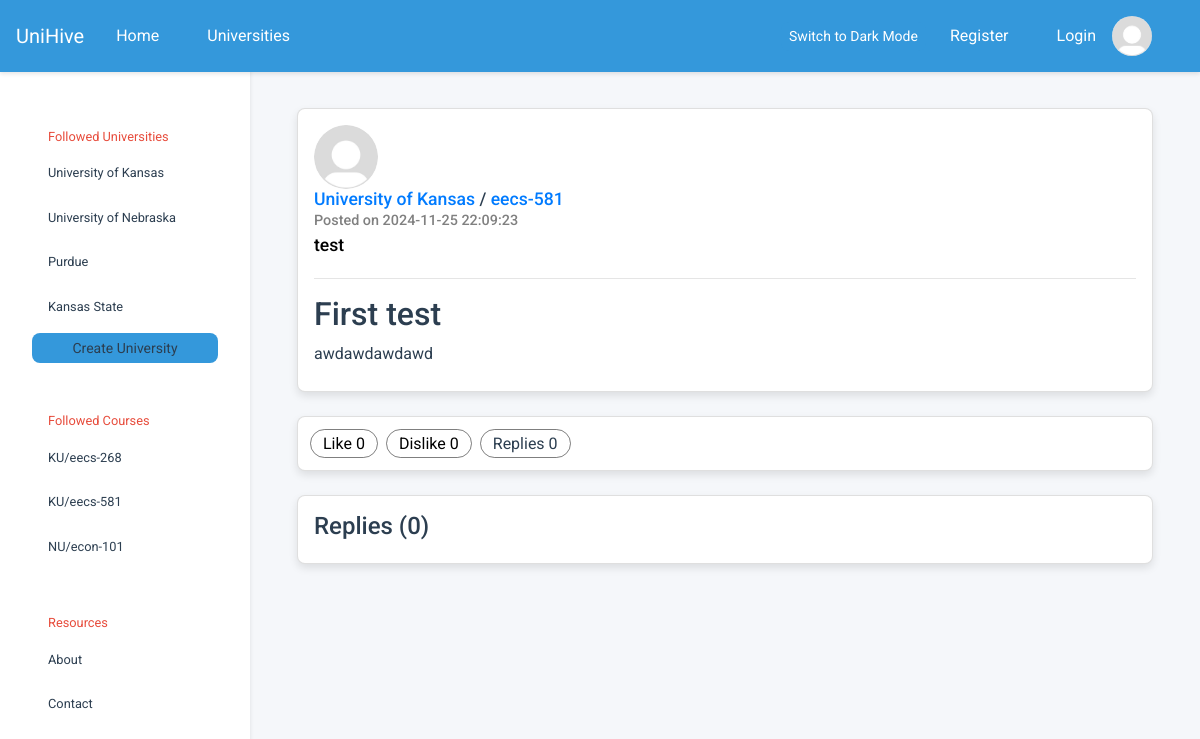
Page /u/KU/eecs-581/1 on the committed database.
### tables this page shows
CREATE TABLE universities (
            id          INTEGER PRIMARY KEY,
            created     TIMESTAMP DEFAULT CURRENT_TIMESTAMP NOT NULL,
            name        VARCHAR UNIQUE NOT NULL,
            acronym     VARCHAR UNIQUE,
            description VARCHAR,
            logo        VARCHAR
        );

CREATE TABLE courses (
            id            INTEGER PRIMARY KEY AUTOINCREMENT,
            created       TIMESTAMP DEFAULT CURRENT_TIMESTAMP NOT NULL,
            name          VARCHAR NOT NULL,
            description   VARCHAR,
            course_number VARCHAR,
            department    INTEGER,
            hours         INTEGER,
            university    INTEGER NOT NULL,
            popularity_score INTEGER DEFAULT 0 
        );

CREATE TABLE posts (
            id          INTEGER PRIMARY KEY,
            created     TIMESTAMP DEFAULT CURRENT_TIMESTAMP NOT NULL,
            title       VARCHAR NOT NULL,
            content     VARCHAR NOT NULL,
            author      INTEGER NOT NULL,
            author_id   INTEGER NOT NULL, 
            course      INTEGER NOT NULL,
            likes       INTEGER DEFAULT 0,
            dislikes    INTEGER DEFAULT 0,
            reply_count INTEGER DEFAULT 0,
            is_reply    BOOL DEFAULT FALSE,
            parent      INTEGER DEFAULT NULL
        );

CREATE TABLE users (
            id              INTEGER PRIMARY KEY,
            created         TIMESTAMP DEFAULT CURRENT_TIMESTAMP NOT NULL,
            last_login      TIMESTAMP,
            username        VARCHAR UNIQUE NOT NULL,
            password        VARCHAR NOT NULL,
            profile_picture VARCHAR
        );

### main.py (the view, shortened to what this page needs)
@app.route("/u/<university_acro>/<course_name>/<post_identifier>", methods=['GET', 'POST'])
def post(university_acro=None, course_name=None, post_identifier=None):
    university = University.get_university_by_acronym(university_acro)
    course     = Course.get_course_by_name_combined(university, course_name)
    post = Post.get_post_by_title(post_identifier, course)
    if post is None:
        post = Post.get_post_by_id(post_identifier)
    if post is None:
        return render_template("404.html"), 404
    return render_template("post.html", post=post)

### course.py (called while the page is built)
    @staticmethod
    def get_course_by_id(id: int):
        params = query(
            f"SELECT {COURSE_PARAMS} FROM courses WHERE id = ?",
            (id,),
            count = 1
        )
        if not params: return None # Course not found
        return Course(*params)     # Construct course object

    @staticmethod
    def get_course_by_name_combined(university: University, name_combined: str):
        params = query(
            f"""
                SELECT {COURSE_PARAMS} FROM courses
                INNER JOIN departments
                ON courses.department = departments.id
                WHERE courses.university = ?
                AND (departments.abbreviation || '-' || courses.course_number) = ?;
            """,
            (university.id, name_combined.upper()),
            count = 1
        )
        if not params: return None # Course not found
        return Course(*params)     # Construct course object

### db.py (called while the page is built)
def query(query: str, parameters: tuple = tuple(), *, count: int = None):
    try:
        cursor = connection.cursor()               # Create a database cursor
        result = cursor.execute(query, parameters) # Execute the query safely
        connection.commit()                        # Commit the changes to DB
        if count is None:                  # If the count was not set
            return result.fetchall()       # Fetch every row in query
        if count == 1:                     # If the count was set one
            return result.fetchone()       # Fetch a single query row
        else:                              # If count was other value
            return result.fetchmany(count) # Fetch desired row amount
    except sqlite3.Error as e:
        print("[QUERY ERROR]", e)
        return False
    finally:
        cursor.close()

### department.py (called while the page is built)
    @staticmethod
    def get_department_by_id(id: int):
        params = query(
            "SELECT id, name, abbreviation, university FROM departments WHERE id = ?",
            (id,),
            count = 1
        )
        if not params: return None # Department not found
        return Department(*params) # Construct department object

### main.py (called while the page is built)
@app.context_processor
def inject_default():
    return dict(
        USERS   = USERS,
        SESSION = SESSION,
        active  = None
    )

### templates/post.html (shortened to what this page needs)
{% extends 'base.html' %}
{% block content_main %}
<link rel="stylesheet" href="{{url_for('static', filename='post.css')}}" />
<div id="post-card" class="card padded">
    <div id="author-box" class="horizontal">
        {% if post.author.profile_img %}
        <img
        src="{{ post.author.profile_img }}"
        class="rounded-circle profile-picture"
        alt="Profile Picture"
        />
        {% else %}
        <img
        src="{{ url_for('static', filename='profile_pic.jpg') }}"
        class="rounded-circle profile-picture"
        alt="Default Profile Picture"
        />
        {% endif %}
        <div class="vertical-center">
            <h4 class="source">
                <a href="{{url_for('university', university_acro=post.course.university.acronym)}}">
                    {{post.course.university.name}}
                </a>
                /
                <a href="{{url_for('course', university_acro=post.course.university.acronym, course=post.course.name_combined)}}">
                    {{post.course.name_combined}}
                </a>
            </h4>
            <h5 class="date">Posted on {{post.created}}</h5>
            {% if post.author is not none %}
            <h5 class="author">{{post.author.username}}</h5>
            {% else %}
            <h5 class="side">[Deleted]</h5>
            {% endif %}
        </div>
    </div>
    <hr>
    <h2 id="post-title">{{post.title}}</h2>
    <p id="post-content">{{post.content}}</p>
</div>
<div id="info-card" class="card">
    <div>
        <div>
            <form action="{{post.title}}" method="POST">
            <button class="bubble" type="submit" name="like-btn" value="{{post.id}}">
                <span>Like</span>
                <span>{{post.likes}}</span>
            </button>
            </form>
        </div>
        <div>
            <form action="{{post.title}}" method="POST">
            <button class="bubble" type="submit" name="dislike-btn" value="{{post.id}}">
                <span>Dislike</span>
                <span>{{post.dislikes}}</span>
            </button>
            </form>
        </div>
        <div>
            <div class="bubble">
                <span>Replies {{post.replies | length}}</span>
            </div>
        </div>
    </div>
</div>
<div id="reply-card" class="card padded">
    <h4 id="reply-header">Replies <span>({{post.replies | length}})</span></h4>
</div>
{% endblock %}

### templates/base.html (shortened to what this page needs)
<!doctype html>
<html lang="en">
  <head>
    <link
      rel="stylesheet"
      href="https://cdn.jsdelivr.net/npm/bootstrap@4.0.0/dist/css/bootstrap.min.css"
    />
    <link rel="stylesheet" href="{{url_for('static', filename='main.css')}}" />
  </head>
  <body>
    <nav class="navbar navbar-expand-lg navbar-custom fixed-top">
      <div class="container-fluid">
        <div class="d-flex align-items-center">
          <a class="navbar-brand" href="/">UniHive</a>
          <div class="collapse navbar-collapse" id="navbarNavDropdown">
            <ul class="navbar-nav">
              <li class="nav-item">
                <a class="nav-link" href="{{ url_for('home') }}">Home</a>
              </li>
              <li class="nav-item">
                <a class="nav-link" href="#">Universities</a>
              </li>
            </ul>
          </div>
        </div>
        <div class="d-flex align-items-center">
          <button id="theme-toggle" class="btn btn-outline-light btn-sm me-2">
          </button>
          {% if SESSION.current_user_id %}
          <span class="text-light mr-3"
            >Logged in, {{ USERS[SESSION.current_user_id].username }}</span
          >
          <a
            href="{{ url_for('profile') }}"
            class="btn btn-outline-light btn-sm me-2"
            >Profile</a
          >
          <a
            href="{{ url_for('logout') }}"
            class="btn btn-outline-light btn-sm me-2"
            >Logout</a
          >
          <img
            src="{{ url_for('static', filename='profile_pic.jpg') }}"
            class="rounded-circle profile-img"
            alt="Profile"
          />
          {% else %}
          <a class="nav-link" href="{{ url_for('register') }}">Register</a>
          <a
            class="nav-link d-flex align-items-center gap-2"
            href="{{ url_for('login') }}"
          >
            <span>Login</span>
            <img
              src="{{ url_for('static', filename='profile_pic.jpg') }}"
              class="rounded-circle profile-img"
              alt="Default Profile"
            />
          </a>
          {% endif %}
        </div>
      </div>
    </nav>
    <div class="sidebar">
      <div class="sidebar-header">Followed Universities</div>
      {% for followed_university in
      USERS[SESSION.current_user_id].followed_universities %}
      <a
        href="{{url_for('university', university_acro=followed_university.acronym)}}"
        >{{followed_university.name}}</a
      >
      {% endfor %} {% block sidebar_content %} {% endblock %}
      <a
        href="{{url_for('create_university')}}"
        class="btn navbar-toggler btn-sm text-center"
        role="button"
        aria-disabled="true"
        >Create University</a
      >
      <div class="sidebar-header">Followed Courses</div>
      {% for followed_course in USERS[SESSION.current_user_id].followed_courses
      %}
      <a
        href="{{url_for('course', university_acro=followed_course.university.acronym, course=followed_course.name_combined)}}"
        >{{followed_course.university.acronym}}/{{followed_course.name_combined}}</a
      >
      {% endfor %}
      <div class="sidebar-header">Resources</div>
      <a href="#">About</a>
      <a href="#">Contact</a>
    </div>
    <div class="content">
      <div class="container">
        {% block content_main %} {% endblock %}
      </div>
    </div>
  </body>
</html>

### static/main.css (style rules this page uses)
:root { --background-color: #f5f7fa; --text-color: #2c3e50; --primary-color: #3498db; --secondary-color: #95a5a6; --accent-color: #e74c3c; --card-bg-color: #ffffff; --card-shadow: rgba(0, 0, 0, 0.1); --link-hover-bg: #ecf0f1; --border-radius: 8px; --transition-speed: 0.3s; }
* { margin: 0; padding: 0; box-sizing: border-box; font-family: "Roboto", sans-serif; }
body { background-color: var(--background-color); color: var(--text-color); line-height: 1.6; transition: background-color var(--transition-speed), color var(--transition-speed); }
.navbar { background-color: var(--primary-color); color: #fff; padding: 1rem 2rem; box-shadow: 0 4px 6px var(--card-shadow); position: fixed; top: 0; left: 0; right: 0; z-index: 1030; }
.navbar a { color: #fff; text-decoration: none; margin-right: 1rem; transition: color var(--transition-speed); }
.sidebar { position: fixed; top: 55px; left: 0; width: 250px; height: calc(100vh - 55px); background-color: var(--card-bg-color); color: var(--text-color); padding: 2rem; display: flex; flex-direction: column; font-size: 0.8rem; border-radius: var(--border-radius); box-shadow: 0 2px 4px var(--card-shadow); }
.sidebar a { display: block; padding: 0.5rem 1rem; margin-bottom: 0.5rem; color: var(--text-color); text-decoration: none; border-radius: var(--border-radius); transition: background-color var(--transition-speed), color var(--transition-speed); }
.sidebar-header { margin-top: 2rem; color: var(--accent-color); padding: 0.5rem 1rem; }
.content { margin-left: 250px; margin-top: 60px; padding: 2rem; }
.card { background-color: var(--card-bg-color); border-radius: var(--border-radius); box-shadow: 0 4px 8px var(--card-shadow); padding: 1.5rem; margin-bottom: 1.5rem; transition: transform var(--transition-speed), box-shadow var(--transition-speed); }
.btn { display: inline-block; background-color: var(--primary-color); color: #fff; padding: 0.75rem 1.5rem; border: none; border-radius: var(--border-radius); cursor: pointer; transition: background-color var(--transition-speed), transform var(--transition-speed); }
h1, h2, h3, h4, h5, h6 { color: var(--text-color); margin-bottom: 1rem; }
p { margin-bottom: 1rem; }

### static/post.css (style rules this page uses)
h1, h2, h3, h4, h5, p { margin: 0; }
#post-card { margin-top: -2rem; padding-bottom: 1.5em; }
.card.padded { padding: 1em; }
.profile-picture { max-width: 4em; max-height: 4em; }
.source { font-size: 1.1em; }
.author { font-size: 1.1em; color: black; }
.date { font-size: 0.9em; margin-top: 0.1em; margin-bottom: 0.4em; color: gray; }
#author-box { margin-bottom: 0.4em; }
.vertical-center { display: flex; flex-direction: column; justify-content: center; }
hr { margin: 1em 0; }
#post-title { margin-top: 0em; }
#post-content { margin-top: 0.5em; }
#info-card { margin-top: 0.5em; display: flex; flex-direction: row; justify-content: space-between; padding: 0.75em; }
#info-card > div:first-child { display: flex; flex-direction: row; }
.bubble { background: none; border-radius: 100vw; border: 1px solid rgba(0,0,0,0.5); padding: 0.05em 0.75em; margin-right: 0.5em; }
div:last-child > .bubble { margin-right: 0 }
button.bubble { cursor: pointer; }
#reply-card { margin-top: 1.5em; }
#reply-header { margin-bottom: 0.25em; }

### templates/base.html (style rules this page uses)
.navbar { padding: 0.5rem 1rem; box-shadow: 0 2px 4px rgba(0, 0, 0, 0.1); }
.navbar .container-fluid { padding: 0; }
.nav-link { padding: 0.5rem 1rem !important; }
.profile-img { margin-left: 1em; width: 40px; height: 40px; object-fit: cover; }
.me-2 { margin-right: 0.5rem !important; }
.btn-sm { padding: 0.25rem 0.5rem; font-size: 0.875rem; }

### templates/post.html (style rules this page uses)
h1, h2 { margin: 0; }

### rows in the picture
universities: name "University of Kansas", course.university.name "University of Kansas"
universities: name "University of Nebraska"
universities: name "Purdue"
universities: name "Kansas State"
courses: university.acronym "KU", name_combined "eecs-268"
courses: university.acronym "KU", name_combined "eecs-581"
courses: university.acronym "NU", name_combined "econ-101"
posts: created "2024-11-25 22:09:23", title "First test", content "awdawdawdawd"
users: author.username "test"

### other values in the picture
{{ post.course.name_combined }} "eecs-581"
{{ post.likes }} "0"
{{ post.dislikes }} "0"
{{ post.replies | length }} "0"
